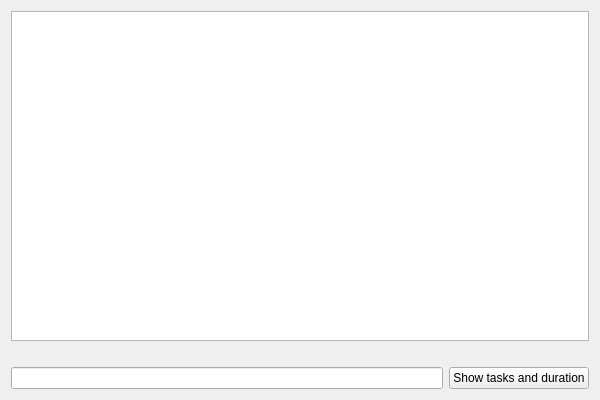
<?xml version="1.0" encoding="UTF-8"?>
<ui version="4.0">
 <class>TaskManagerClass</class>
 <widget class="QWidget" name="TaskManagerClass">
  <property name="geometry">
   <rect>
    <x>0</x>
    <y>0</y>
    <width>600</width>
    <height>400</height>
   </rect>
  </property>
  <property name="windowTitle">
   <string>TaskManager</string>
  </property>
  <layout class="QVBoxLayout" name="verticalLayout">
   <item>
    <widget class="QListView" name="tasksList"/>
   </item>
   <item>
    <widget class="QLabel" name="totalDurationLabel">
     <property name="text">
      <string/>
     </property>
    </widget>
   </item>
   <item>
    <layout class="QHBoxLayout" name="horizontalLayout">
     <item>
      <widget class="QLineEdit" name="priorityLineEdit"/>
     </item>
     <item>
      <widget class="QPushButton" name="showButton">
       <property name="text">
        <string>Show tasks and duration</string>
       </property>
      </widget>
     </item>
    </layout>
   </item>
  </layout>
 </widget>
 <layoutdefault spacing="6" margin="11"/>
 <resources>
  <include location="TaskManager.qrc"/>
 </resources>
 <connections/>
</ui>
